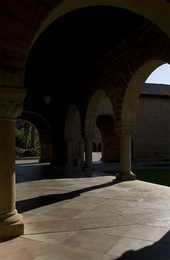
%> input picture allinone/dy/ImageDataICCP09/ArchSequence/A_1.jpg, 170 x 260 px, shrunk from 669 x 1024 before the run; its folder holds 4 pictures in this run
$ octave dy.m   (GNU Octave 9; MATLAB toolbox functions it lacks are replaced by stand-ins)
%> lines starting %> are read from the running program, lines starting %| are printed output that depends on the picture
### allinone/dy/exposure_fusion/load_images.m
% This procedure loads a sequence of images
%
% Arguments:
%   'path', refers to a directory which contains a sequence of JPEG or PPM
%   images
%   'reduce' is an optional parameter that controls downsampling, e.g., reduce = .5
%   downsamples all images by a factor of 2.
%
% tom.mertens@gmail.com, August 2007
%

function I = load_images(path, reduce)
%> called with path = 'ImageDataICCP09/ArchSequence'

if ~exist('reduce')
    reduce = 1;
end

if (reduce > 1 || reduce <= 0)
    error('reduce must fulfill: 0 < reduce <= 1');
end

% find all JPEG or PPM files in directory
files = dir([path '/*.jpg']);
N = length(files);
if (N == 0)
    files = dir([path '/*.ppm']);
    N = length(files);
    if (N == 0)
        files = dir([path '/*.tif']);
        N = length(files);
        if (N==0)
        error('no files found');
        end
    end
end

% allocate memory
sz = size(imread([path '/' files(1).name]));
%> sz = [260 170 3]
r = floor(sz(1)*reduce);
%> r = 260
c = floor(sz(2)*reduce);
%> c = 170
I = zeros(r,c,3,N);

% read all files
for i = 1:N

    % load image
    filename = [path '/' files(i).name];
    im = double(imread(filename)) / 255;
    if (size(im,1) ~= sz(1) || size(im,2) ~= sz(2))
        error('images must all have the same size');
    end

    % optional downsampling step
    if (reduce < 1)
        im = imresize(im,[r c],'bicubic');
    end

    I(:,:,:,i) = im;
end

### allinone/dy/coffmat.m
function [M] = coffmat()

  MATC=zeros(5,4);

  % Constants for image 2
  MATC(1,1)= 0.93768;
  MATC(2,1)= -1.419;
  MATC(3,1)= 0.23317;
  MATC(4,1)= 1.3008;
  MATC(5,1)= 0.020849;

  % Constants for image 3
  MATC(1,2)= 0.96786;
  MATC(2,2)= -1.3296;
  MATC(3,2)= -0.75591;
  MATC(4,2)= 2.0957;
  MATC(5,2)= 0.061604;

  % Constants for image 4

  MATC(1,3)= 1.0065;
  MATC(2,3)= 0.33957;
  MATC(3,3)= -3.5355;
  MATC(4,3)= 3.0795;
  MATC(5,3) = 0.11999;

  % Constants for image 5


  MATC(1,4)= -6.2082;
  MATC(2,4)= 14.79;
  MATC(3,4)= -13.093;
  MATC(4,4)= 5.1674;
  MATC(5,4)= 0.22424;

 M=MATC;
end

### allinone/dy/dy.m
clear all
I = load_images('ImageDataICCP09/ArchSequence');
%R = exposure_fusion(I,[0 0 0]);
sz=size(I);
%> sz = [260 170 3 4]
Igray=zeros(sz(1),sz(2),sz(4));
for k=1:sz(4)
    Igray(:,:,k)=rgb2gray(I(:,:,:,k));
end
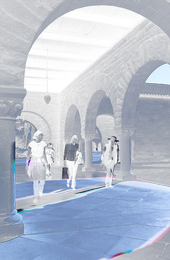
%> Igray: size 260x170x4 double; mean R, G, B, A 0.177, 0.231, 0.337, 0.421; transparent parts drawn white

%imshow(Igray(:,:,2));

Ek=zeros(sz(1),sz(2),sz(4));

for k=1:sz(4)
    for i=1:sz(1)
        for j=1:sz(2)
            Ek(i,j,k)=exp(-(((Igray(i,j,k)-0.5)^2)/(2*((0.2)^2))));
        end
    end
end
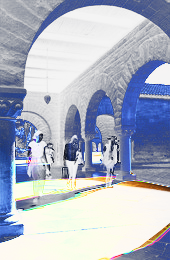
%> Ek: size 260x170x4 double; mean R, G, B, A 0.307, 0.319, 0.315, 0.406; transparent parts drawn white

Eksum=zeros(sz(1),sz(2));

for i=1:sz(1)
   for j=1:sz(2)
       for k=1:sz(4)
           Eksum(i,j)=Eksum(i,j)+Ek(i,j,k);
       end
   end
end
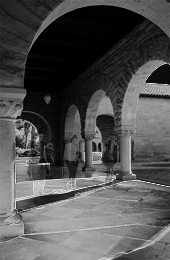
%> Eksum: size 260x170 double; min 0.176, max 3.82, mean 1.35; drawn with min black and max white

V=zeros(sz(1),sz(2));

numretor=V;
denominator=V;

for i=1:sz(1)
    for j=1:sz(2)
        for k=1:sz(4)
            numretor(i,j)=numretor(i,j)+Ek(i,j,k)*(Igray(i,j,k)^2);
        end
        numretor(i,j)=numretor(i,j)/Eksum(i,j);
    end
end
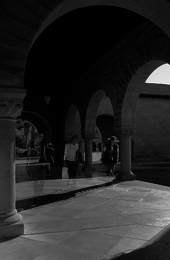
%> numretor: size 260x170 double; min 0, max 0.96, mean 0.149

for i=1:sz(1)
    for j=1:sz(2)
        for k=1:sz(4)
            denominator(i,j)=denominator(i,j)+Ek(i,j,k)*(Igray(i,j,k));
        end
        denominator(i,j)=denominator(i,j)^2;
        denominator(i,j)=denominator(i,j)/(Eksum(i,j)^2);
    end
end


for i=1:sz(1)
    for j=1:sz(2)
        V(i,j)=(numretor(i,j)/denominator(i,j))-1;
    end
end
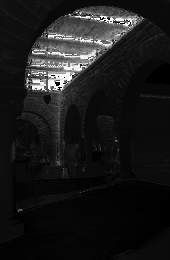
%> V: size 260x170 double; 0.16% of the values are NaN or infinite; the others: min 0.000303, max 2.97, mean 0.31; drawn with min black, max white, NaN and infinite black


maxv=max(max(V))
min(min(V))
maxv=(.25)*maxv

% WEIGHTED VARIANCE MATRIX PREPRATION
%##############################################################################################################################
%##############################################################################################################################

M=coffmat();

q=1;
t=1;

%Coefficients:
  p1 = 0.93768;
  p2 = -1.419;
  p3 = 0.23317;
  p4 = 1.3008;
  p5 = 0.020849;

%yy = p1*x^4 + p2*x^3 +
 %    p3*x^2 + p4*x +
  %   p5

q=1;
t=1;
for i=1:sz(1)
    for j=1:sz(2)
      if V(i,j) < maxv

    %     use when we have the polynomial
            l=(Igray(i,j,2)- p1*(Igray(i,j,1)^4) - p2*(Igray(i,j,1)^3) -p3*(Igray(i,j,1)^2) - p4*Igray(i,j,1)-p5);
             if l>= -0.06 && l<=0.06
                 x(t)=Igray(i,j,1);
                 y(t)=Igray(i,j,2);
                 t=t+1;
             end

      end
    end
end
figure; plot(x,y,'o');
%> after `plot(x,y,'o')`:
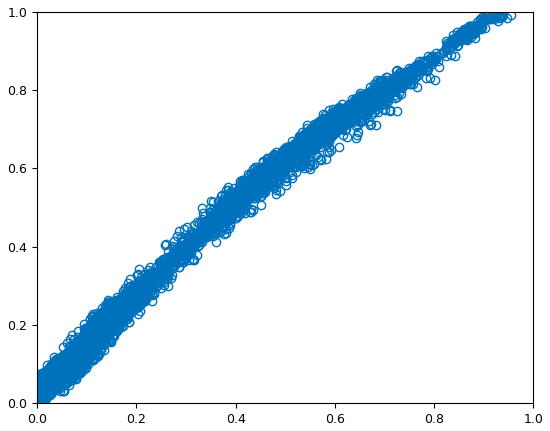
%> figure redrawn from the program's plot data
% [41 lines of commented-out code are left out]
